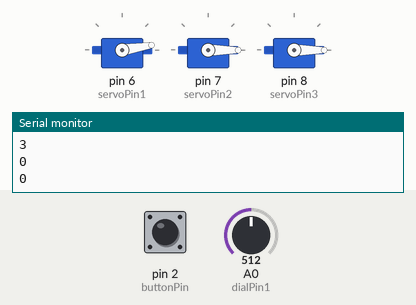
This program was run on a simulated Arduino Uno, built with avr-gcc and run on an emulated ATmega328P. On the bench: 3 × servo, the last lines printed to the serial monitor. The inputs (shaded band) are chosen by the test bench; at power-on: pin 2 (buttonPin) LOW, A0 (dialPin1) = 512.

Above: at 1.8 s.
1.9 s: pin 2 (buttonPin) pulled HIGH for 0.6 s
At 3.3 s:
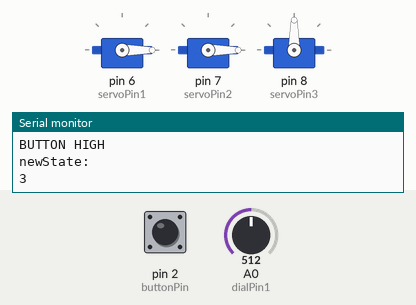
4.0 s: pin 2 (buttonPin) pulled HIGH for 3.2 s
At 7.0 s:
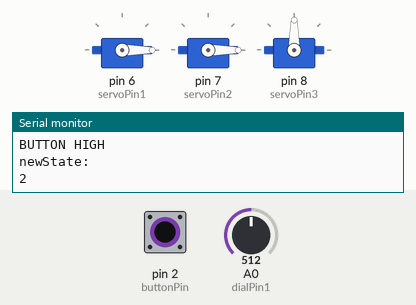
Timing chart, 0 to 8.5 s (numbered marks = the images above; inputs shaded):
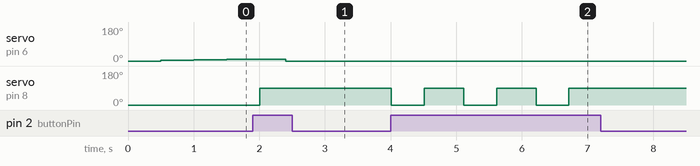

Measured:
- after the input at 1.9 s, servo on pin 8 (servoPin3): 0° → 90° after 0.10 s
- after the input at 4.0 s, servo on pin 8 (servoPin3): alternates 90° for 0.60 s and 0° for 0.50 s, 6 changes in all, then stays 90°, starting at once

The program:

main.cpp
```cpp
// (licence header left out)
 #include <Servo.h>
 #include <Arduino.h>
 #include <string.h>


#define answer_universe 42

Servo servo1;
Servo servo2;
Servo servo3;


int buttonState = 0;
const int buttonPin = 2;
const int ledPin =  13;

const int button1 = 2;

const int servoPin1 = 6;
const int servoPin2 = 7;
const int servoPin3 = 8;

const int dialPin1 = A0;

const int servoZeroPoint = 0;
const int servoMaxPoint = 1023;

unsigned long timeCounter = 0;

enum State {running, setHours, setMinutes, setSeconds};

State currentState = running;


// create print() function because old habits die hard

void print(char str[]){
    Serial.println(str);
}

//Functions

void printSerialTime(){

    // int hoursToAdd = (int)(timeCounter / 3600);
    // int minutesToAdd = ((int)(timeCounter / 60)) % 60;
    // int secondsToAdd = timeCounter % 60;
    //
    // Serial.println(hoursToAdd << minutesToAdd << secondsToAdd);

    Serial.println(timeCounter % 60);
    Serial.println(((int)(timeCounter / 60)) % 60);
    Serial.println((int)(timeCounter / 3600));
    Serial.println("\n");
}

int getDialPosition(){

    int sensorValue = analogRead(dialPin1);

    float res = (static_cast<float>(sensorValue) * (60.0/1024.0)) + 0.5;

    return static_cast<int>(res);
}

int getDialPositionInHours(){

    int sensorValue = analogRead(dialPin1);

    float res = (static_cast<float>(sensorValue) * (24.0/1024.0)) + 0.5;

    return static_cast<int>(res);
}

float getSeconds(int time){

    int seconds = time % 60;

    return float(seconds * 3);

}

float getMinutes(int time){

    int minutes = (int)(time / 60);
    minutes = minutes % 60;

    return float(minutes * 3);

}

float getHours(int time){

    int hours = (int)(time / 3600);


    return float((float)hours * 2.5);

}

// void debugPrint(int testTime){
//     std::cout << getSeconds(testTime);
//     std::cout << "\n";
//     std::cout << getMinutes(testTime);
//     std::cout << "\n";
//     std::cout << getHours(testTime);
// }


int setTime(){

    int hoursToAdd = (int)(timeCounter / 3600);
    int minutesToAdd = ((int)(timeCounter / 60)) % 60;
    int secondsToAdd = timeCounter % 60;

    int newTimeCounter = timeCounter;

    // Serial.println(settingValue);

    switch (currentState) {
        case setHours : {
            servo3.write(abs((int)((float)getDialPositionInHours() * 7.5) - 180.0));

            newTimeCounter = getDialPositionInHours() * (60*60) + minutesToAdd * (60) + secondsToAdd * (1);
            break;
        }
        case setMinutes : {
            servo2.write(abs(getDialPosition() * 3) - 180.0);

            newTimeCounter = hoursToAdd * (60*60) + getDialPosition() * (60) + secondsToAdd * (1);
            break;
        }
        case setSeconds : {
            servo1.write(abs(getDialPosition() * 3) - 180.0);

            newTimeCounter = hoursToAdd * (60*60) + minutesToAdd * (60) + getDialPosition() * (1);
            break;
        }
        default : {
            break;
        }
    }

    return newTimeCounter;
}

bool getButton(){

    // TODO: Add code for recognizing a button press. make sure to only receive one input for one press, and do not accept another input until the button is released.

    buttonState = digitalRead(buttonPin);

    if (buttonState == HIGH) {
        Serial.println("BUTTON HIGH");
        return true;
    } else {
        return false;
    }


}

void doStep(int time){
    //seconds hand
    servo1.write(getSeconds(time));
    servo2.write(getMinutes(time));
    servo3.write(getHours(time));
}

void setup() {
    servo1.attach(servoPin1);
    servo2.attach(servoPin2);
    servo3.attach(servoPin3);
    // initialize the pushbutton pin as an input:
    pinMode(buttonPin, INPUT);

    Serial.begin(9600);
}


void loop() {

    // Serial.println(getDialPosition());
    // Serial.println(getDialPositionInHours());
    // delay(20);

    // Serial.println(currentState);
    // Serial.println(timeCounter);


    if (getButton()){


        // currentState = setHours;

        if(currentState == running){
            currentState = setHours;
        }else if(currentState == setHours){
            currentState = setMinutes;
        }else if(currentState == setMinutes){
            currentState = setSeconds;
        }else if(currentState == setSeconds){
            currentState = running;
        }


        Serial.println("newState:");
        Serial.println(currentState);

        // switch(currentState){
        //     case running : currentState = setHours;
        //     case setHours : currentState = setMinutes;
        //     case setMinutes : currentState = setSeconds;
        //     case setSeconds : currentState = running;
        // }
    }


    if (currentState == running) {
        // servo1.write(0);
        printSerialTime();
        doStep(timeCounter);
        delay(300);
        timeCounter += 1;
    } else {
        // print("in not running state");
        timeCounter = setTime();
    }

    delay(200);

}
```
